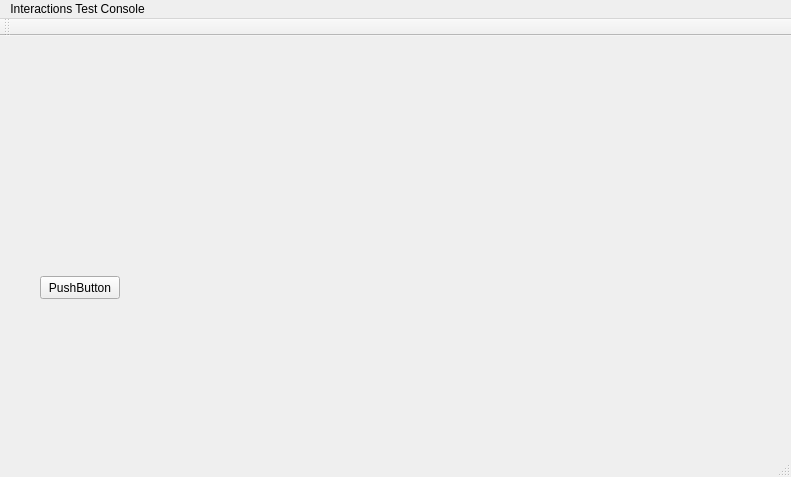
<?xml version="1.0" encoding="UTF-8"?>
<ui version="4.0">
 <class>MainWindow</class>
 <widget class="QMainWindow" name="MainWindow">
  <property name="geometry">
   <rect>
    <x>0</x>
    <y>0</y>
    <width>791</width>
    <height>477</height>
   </rect>
  </property>
  <property name="windowTitle">
   <string>MainWindow</string>
  </property>
  <widget class="QWidget" name="centralWidget">
   <widget class="QPushButton" name="pushButton">
    <property name="geometry">
     <rect>
      <x>40</x>
      <y>240</y>
      <width>80</width>
      <height>23</height>
     </rect>
    </property>
    <property name="text">
     <string>PushButton</string>
    </property>
   </widget>
  </widget>
  <widget class="QMenuBar" name="menuBar">
   <property name="geometry">
    <rect>
     <x>0</x>
     <y>0</y>
     <width>791</width>
     <height>20</height>
    </rect>
   </property>
   <widget class="QMenu" name="menuInteractions_Test_Console">
    <property name="title">
     <string>Interactions Test Console</string>
    </property>
   </widget>
   <addaction name="menuInteractions_Test_Console"/>
  </widget>
  <widget class="QToolBar" name="mainToolBar">
   <attribute name="toolBarArea">
    <enum>TopToolBarArea</enum>
   </attribute>
   <attribute name="toolBarBreak">
    <bool>false</bool>
   </attribute>
  </widget>
  <widget class="QStatusBar" name="statusBar"/>
 </widget>
 <layoutdefault spacing="6" margin="11"/>
 <resources/>
 <connections/>
</ui>
